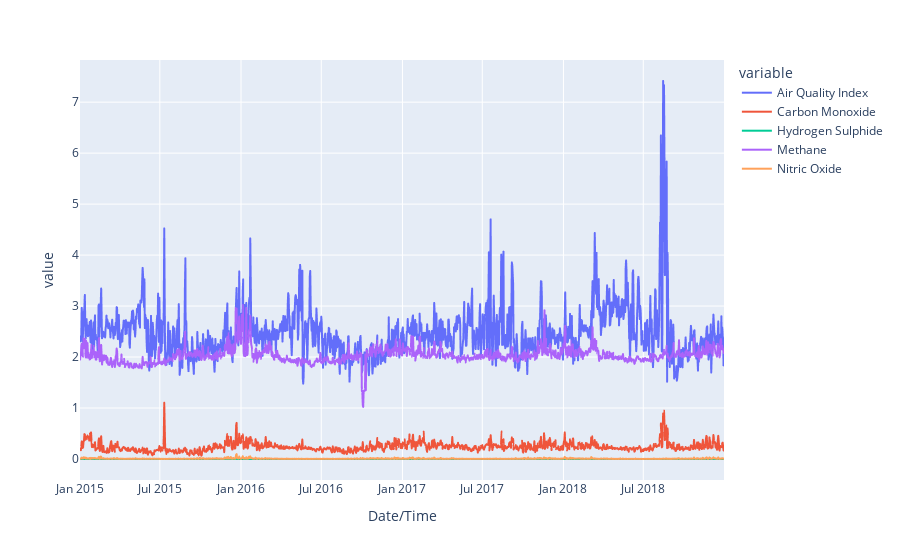

The notebook cell this image was saved under:
### Code cell
px.line(df[['Air Quality Index', 'Carbon Monoxide', 'Hydrogen Sulphide', 'Methane', 'Nitric Oxide']])

### Figure 1 — Plotly figure (JSON) as saved in the notebook; plotly's stock layout.template omitted (floating-point values rounded to 4 significant figures; data arrays with more than 128 entries replaced by an {"elided": "..."} marker saying what was removed)
{"data": [{"hovertemplate": "variable=Air Quality Index<br>Date/Time=%{x}<br>value=%{y}<extra></extra>", "legendgroup": "Air Quality Index", "line": {"color": "#636efa", "dash": "solid"}, "marker": {"symbol": "circle"}, "mode": "lines", "name": "Air Quality Index", "showlegend": true, "type": "scattergl", "x": {"elided": "1461 str values"}, "xaxis": "x", "y": {"elided": "1461 float values"}, "yaxis": "y"}, {"hovertemplate": "variable=Carbon Monoxide<br>Date/Time=%{x}<br>value=%{y}<extra></extra>", "legendgroup": "Carbon Monoxide", "line": {"color": "#EF553B", "dash": "solid"}, "marker": {"symbol": "circle"}, "mode": "lines", "name": "Carbon Monoxide", "showlegend": true, "type": "scattergl", "x": {"elided": "1461 str values"}, "xaxis": "x", "y": {"elided": "1461 float values"}, "yaxis": "y"}, {"hovertemplate": "variable=Hydrogen Sulphide<br>Date/Time=%{x}<br>value=%{y}<extra></extra>", "legendgroup": "Hydrogen Sulphide", "line": {"color": "#00cc96", "dash": "solid"}, "marker": {"symbol": "circle"}, "mode": "lines", "name": "Hydrogen Sulphide", "showlegend": true, "type": "scattergl", "x": {"elided": "1461 str values"}, "xaxis": "x", "y": {"elided": "1461 float values"}, "yaxis": "y"}, {"hovertemplate": "variable=Methane<br>Date/Time=%{x}<br>value=%{y}<extra></extra>", "legendgroup": "Methane", "line": {"color": "#ab63fa", "dash": "solid"}, "marker": {"symbol": "circle"}, "mode": "lines", "name": "Methane", "showlegend": true, "type": "scattergl", "x": {"elided": "1461 str values"}, "xaxis": "x", "y": {"elided": "1461 float values"}, "yaxis": "y"}, {"hovertemplate": "variable=Nitric Oxide<br>Date/Time=%{x}<br>value=%{y}<extra></extra>", "legendgroup": "Nitric Oxide", "line": {"color": "#FFA15A", "dash": "solid"}, "marker": {"symbol": "circle"}, "mode": "lines", "name": "Nitric Oxide", "showlegend": true, "type": "scattergl", "x": {"elided": "1461 str values"}, "xaxis": "x", "y": {"elided": "1461 float values"}, "yaxis": "y"}], "layout": {"legend": {"title": {"text": "variable"}, "tracegroupgap": 0}, "margin": {"t": 60}, "xaxis": {"anchor": "y", "domain": [0, 1], "title": {"text": "Date/Time"}}, "yaxis": {"anchor": "x", "domain": [0, 1], "title": {"text": "value"}}}}
